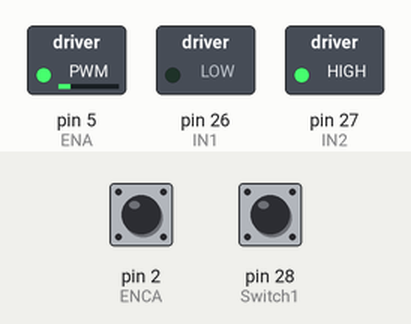
A sketch run on a simulated Arduino Mega 2560, built with avr-gcc and run on an emulated ATmega2560. On the bench: switched loads named in the sketch (green lamp = pin HIGH). Inputs (shaded band) come from the test bench; at power-on: pin 2 (ENCA) HIGH, pin 28 (Switch1) HIGH. What the sketch prints to the serial monitor is not drawn.

Above: at 0.1 s.
Timing chart, 0 to 1.6 s (numbered marks = the images above):
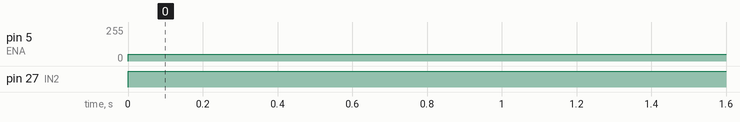

The sketch:

ControlMotorEncoder_switch.ino
```cpp
volatile long int  encoder_pos1;
int n = 500; // pulse ของระยะ n1 ถึง n2 ค่อยๆจูนค่า
#define ENA 5
#define IN2 27 //4
#define IN1 26 //3
#define ENCA 2
#define ENCB 3
#define Switch1 28
#define Switch2 29

void setup() {

  pinMode(ENCA, INPUT);    //1EncoderMotor2 *A-pin2 *B-pin3
  pinMode(ENCB, INPUT);
  attachInterrupt(digitalPinToInterrupt(2), encoder1, RISING);

  ///////////////////////////////////////////////

  pinMode(ENA, OUTPUT);
  pinMode(IN1, OUTPUT);
  pinMode(IN2, OUTPUT);
  pinMode(Switch1, INPUT_PULLUP);
  pinMode(Switch2, INPUT_PULLUP);
  Serial.begin (9600);
  Serial.println("start");
}

void loop() {
  int Enaspeed = 50;
  int dir=0;

  setMotor(dir, Enaspeed, ENA, IN1, IN2);

   if(digitalRead(Switch1) == HIGH){
    dir=-1; setMotor(dir, Enaspeed, ENA, IN1, IN2);
    while(encoder_pos1<=n) Serial.println(encoder_pos1); dir=0; setMotor(dir, Enaspeed, ENA, IN1, IN2); encoder_pos1=0;
    }
   else if(digitalRead(Switch2)==HIGH){
    dir=1; setMotor(dir, Enaspeed, ENA, IN1, IN2);
    while(encoder_pos1>=-n) Serial.println(encoder_pos1); dir=0; setMotor(dir, Enaspeed, ENA, IN1, IN2); encoder_pos1=0;

    }
    else{
      dir=0; setMotor(dir, Enaspeed, ENA, IN1, IN2);
   }

}


void setMotor(int dir, int enaspeed, int ena, int in1, int in2) {
  analogWrite(ena, enaspeed);
  if (dir == 1) {
    digitalWrite(in1, HIGH);
    digitalWrite(in2, LOW);
  }
  else if (dir == -1) {
    digitalWrite(in1, LOW);
    digitalWrite(in2, HIGH);
  }
  else {
    digitalWrite(in1, LOW);
    digitalWrite(in2, LOW);
  }
}

void encoder1() {
  if (digitalRead(3) == HIGH) {
    encoder_pos1++;
  } else {
    encoder_pos1--;
  }

}
```

Measured:
- by itself, pin 5 (ENA): 0/255 → 50/255 at 0.00 s
- by itself, pin 27 (IN2): LOW → HIGH at 0.00 s
